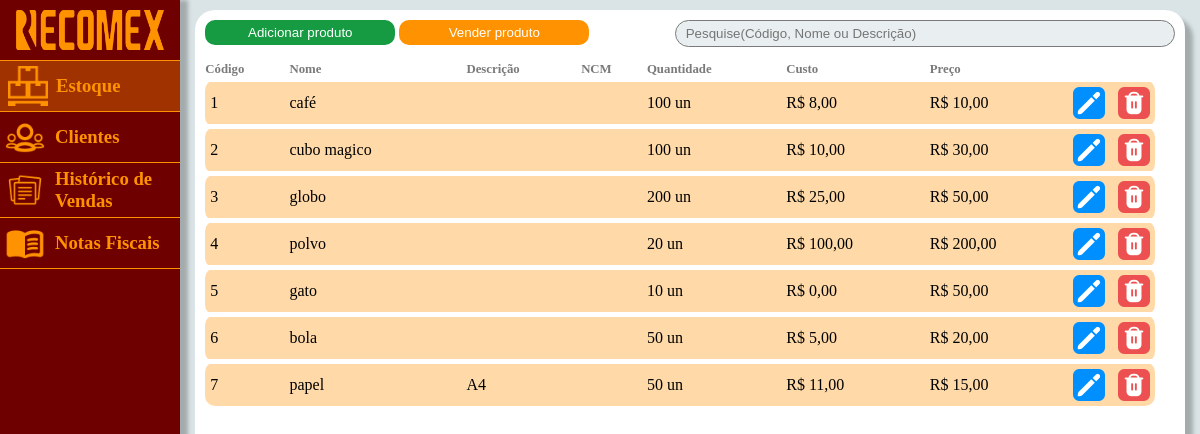
The app's page /app/views/Estoque/estoque.php (signed in), older data.
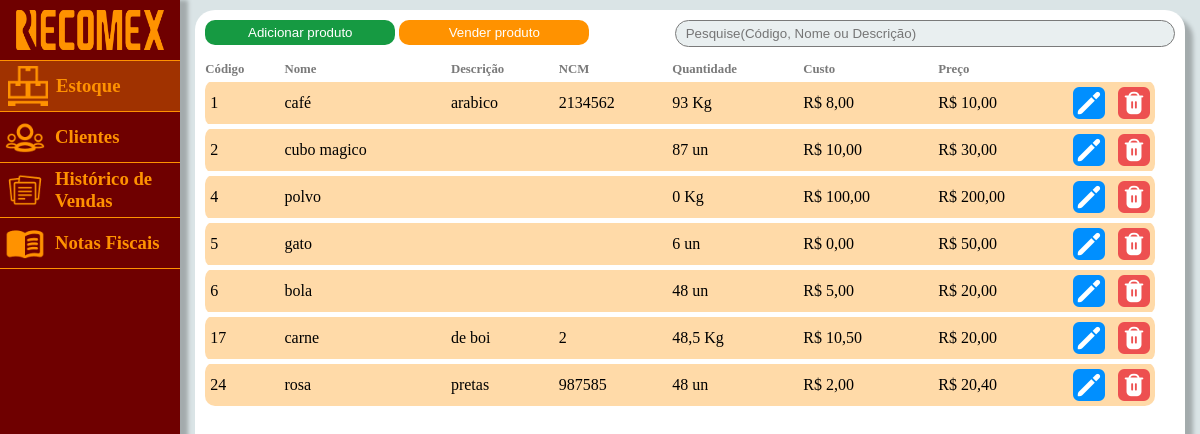
The same page, newer data.
### tables this page shows
CREATE TABLE `produtos` (
  `id` int(11) NOT NULL,
  `nome` varchar(50) NOT NULL,
  `unidade_de_medida` varchar(140) DEFAULT NULL,
  `descricao` varchar(50) DEFAULT NULL,
  `ncm` varchar(50) DEFAULT NULL,
  `quantidade` float NOT NULL DEFAULT 0,
  `custo` float NOT NULL,
  `preco` float NOT NULL,
  `origem` varchar(140) DEFAULT NULL
);

### app/views/Estoque/estoque.php (the view, shortened to what this page needs)
<?php
include('../../helpers/conexao.php');
$filtro_sql = "";
$sql = "SELECT * FROM produtos $filtro_sql";
$query = mysqli_query($mysqli, $sql);
?>
<!DOCTYPE html>
<html lang="en">
<head>
    <link rel="stylesheet" href="style.css">
    <link rel="stylesheet" href="https://cdnjs.cloudflare.com/ajax/libs/animate.css/4.1.1/animate.min.css" />
    <link rel='stylesheet' href='https://cdn-uicons.flaticon.com/uicons-solid-rounded/css/uicons-solid-rounded.css'>
</head>
<body>
    <header>
        <div class="logo">
            <img src="../../../img/logo_recomex2.png" height="40vh" alt="">
        </div>
        <a href="../Estoque/estoque.php">
            <div class="estoque">
                <img src="../../../img/icone_estoque.png" height="40vh" alt="">
                <h3>Estoque</h3>
            </div>
        </a>
        <a href="../Clientes/clientes.php">
            <div class="clientes">
                <img src="../../../img/typcn_group-outline.png" height="40vh" alt="">
                <h3>Clientes</h3>
            </div>
        </a>
        <a href="../Vendas/vendas.php">
            <div class="vendas">
                <img src="../../../img/arcticons_notebook.png" height="40vh" alt="">
                <h3>Histórico de Vendas</h3>
            </div>
        </a>
        <a href="../Notas/notas.php">
            <div class="Notas">
                <img src="../../../img/ri_profile-fill.png" height="40vh" alt="">
                <h3>Notas Fiscais</h3>
            </div>
        </a>
    </header>
    <main>
        <div class="container">
            <nav style="display: flex; justify-content:space-between; ">
                <div>
                    <button class="btn-add" onclick="document.getElementById('add').style.display='block'">Adicionar produto</button>
                    <button class="btn-ven" onclick="document.getElementById('ven').style.display='block'">Vender produto </button>
                </div>
                <form method="POST" action="">
                    <input class="input_search" type="text" placeholder="Pesquise(Código, Nome ou Descrição)" value="<?php echo $_POST["filtro"]; ?>" name="filtro">
                </form>
            </nav>
            <div class="tabl">
                <table class="table">
                    <thead>
                        <th class="coluna-um" scope="col">Código</th>
                        <th scope="col">Nome</th>
                        <th scope="col">Descrição</th>
                        <th scope="col">NCM</th>
                        <th scope="col">Quantidade</th>
                        <th scope="col">Custo</th>
                        <th scope="col">Preço</th>
                    </thead>
                    <tbody>
                        <?php
                        while ($data = mysqli_fetch_assoc($query)) {
                            $res = $data['custo'];
                            $re = $data['preco'];
                            $qunat = $data['quantidade'];
                            $id = $data['id'];
                            echo "<tr >";
                            echo "<td class=\"pri\" >"   . $data['id'] . "</td>";
                            echo "<td>"   . $data['nome'] . "</td>";
                            echo "<td>"   . $data['descricao'] . "</td>";
                            echo "<td>"   . $data['ncm'] . "</td>";
                            echo "<td>"   . str_replace(array(',', '.'), array('.', ','), $qunat) . ' ' . $data['unidade_de_medida'] . "</td>";
                            echo "<td>" . 'R$ '  . number_format($res, 2, ',', '.') . "</td>";
                            echo "<td >" . 'R$ '  . number_format($re, 2, ',', '.') . "</td>";
                            echo "<td class=\"penult\"  > <a href='../modal-de-editar/edite.php?id=$id' > <img src='../../../img/pencil.png' alt=''> </a> </td>";
                            echo "<td class=\"ult\"  > <a href='../../views/modal-de-confirmar-delete/modalconfdeleteproduto.php?id=$id'>  <img src='../../../img/trash.png' alt=''> </a> </td>";
                        }
                        ?>
                    </tbody>
                </table>
            </div>
        </div>
    </main>
</body>
</html>

### app/views/Estoque/style.css (style rules this page uses)
* { margin: 0; padding: 0; box-sizing: border-box; }
body { background-color: #dae4e6; display: flex; flex-direction: row; overflow: hidden; }
a { text-decoration: none; }
header { width: 15vw; height: auto; background: #6f0000; box-shadow: 8px 0px 4px rgba(0, 0, 0, 0.25); display: flex; flex-direction: column; }
.logo { display: flex; align-items: center; justify-content: center; padding: 10px 0; }
.estoque { display: flex; align-items: center; background-color: rgba(255, 146, 0, 0.34); border-top: solid 1px #FF9200; color: #FF9200; padding: 5px 0; }
.clientes { display: flex; align-items: center; border-top: solid 1px #FF9200; color: #FF9200; padding: 5px 5px; }
.clientes>h3 { padding-left: 10px; }
.vendas { display: flex; align-items: center; border-top: solid 1px #FF9200; color: #FF9200; padding: 5px 5px; }
.vendas>h3 { padding-left: 10px; }
.notas { display: flex; align-items: center; border-top: solid 1px #FF9200; border-bottom: solid 1px #FF9200; color: #FF9200; padding: 5px 5px; }
.notas>h3 { padding-left: 10px; }
main { width: 85vw; height: 100vh; display: flex; flex-direction: row; justify-content: center; padding-top: 10px; }
.container { width: 97%; height: 97vh; border-radius: 20px; padding: 10px; background: white; box-shadow: 8px 8px 4px rgba(0, 0, 0, 0.25) }
.btn-add { min-width: 190px; background-color: #169a42; border: none; border-radius: 10px; padding: 5px 40px; color: #ffffff; cursor: pointer; }
.btn-ven { min-width: 190px; background-color: rgba(255, 146, 0, 1); border: none; border-radius: 10px; padding: 5px 40px; color: #fff; cursor: pointer; }
.input_search { width: 500px; background-color: #E9EFF0; border: solid 1px #7a7a7a; border-radius: 15px; padding: 5px 20px 5px 10px; }
.tabl { height: 95%; margin-top: 10px; overflow-y: scroll; }
.table { width: 98%; border-collapse: collapse; text-align: left; }
th { color: #7a7a7a; font-size: 0.8em; }
tr { border-top: 5px solid #ffffff; }
td { background-color: rgba(255, 146, 0, 0.34); }
.penult { width: 40px; }
.ult { width: 40px; padding: 5px; text-align: left; border-bottom-right-radius: 10px; border-top-right-radius: 10px; }
.pri { border-top-left-radius: 10px; border-bottom-left-radius: 10px; padding-left: 5px; }

Row changes from the older to the newer data that the page shows:
removed produtos: id "3", nome "globo", quantidade "200", unidade_de_medida "un", custo "25,00", preco "50,00"
removed produtos: id "7", nome "papel", descricao "A4", quantidade "50", unidade_de_medida "un", custo "11,00", preco "15,00"
changed produtos "café": descricao (not shown) → "arabico"; ncm (not shown) → "2134562"; quantidade "100" → "93"; unidade_de_medida "un" → "Kg"
changed produtos "cubo magico": quantidade "100" → "87"
changed produtos "polvo": quantidade "20" → "0"; unidade_de_medida "un" → "Kg"
changed produtos "gato": quantidade "10" → "6"
changed produtos "bola": quantidade "50" → "48"
added produtos: id "17", nome "carne", descricao "de boi", ncm "2", quantidade "48,5", unidade_de_medida "Kg", custo "10,50", preco "20,00"
added produtos: id "24", nome "rosa", descricao "pretas", ncm "987585", quantidade "48", unidade_de_medida "un", custo "2,00", preco "20,40"
